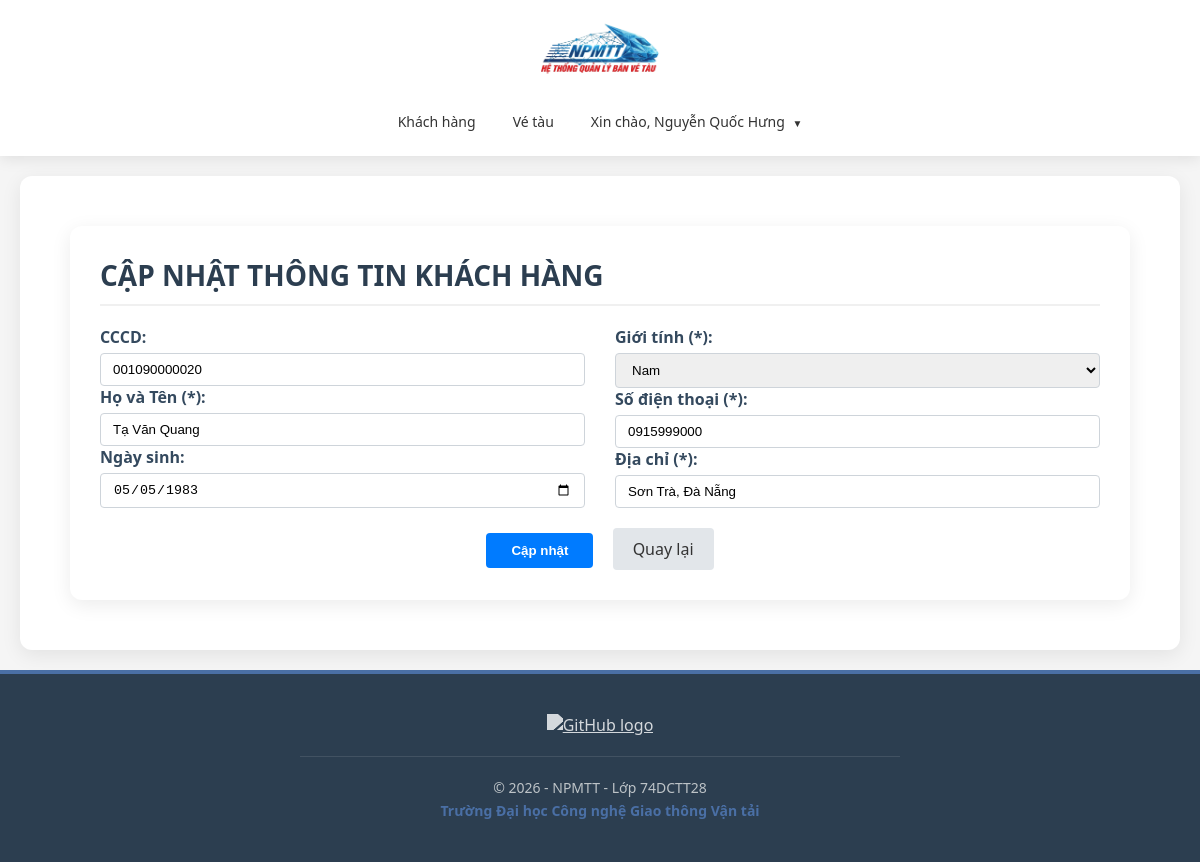
/modules/khach-hang/sua.php?id=20 (signed in), run on the app's committed database.
### tables this page shows
CREATE TABLE IF NOT EXISTS `khach_hang` (
  `id` int NOT NULL AUTO_INCREMENT,
  `cccd` varchar(20) DEFAULT NULL,
  `ho_ten` varchar(100) NOT NULL,
  `ngay_sinh` date DEFAULT (curdate()),
  `gioi_tinh` varchar(20) NOT NULL,
  `sdt` varchar(20) NOT NULL,
  `dia_chi` varchar(255) NOT NULL,
  PRIMARY KEY (`id`),
  UNIQUE KEY `sdt` (`sdt`),
  UNIQUE KEY `cccd` (`cccd`)
);

### modules/khach-hang/sua.php (the view, shortened to what this page needs)
<?php
require_once __DIR__ . '/../../bootstrap.php';
require_once __DIR__ . '/../../includes/header.php';
$conn = $db->getConnection();
$id = $cccd = $ho_ten = $ngay_sinh = $gioi_tinh = $sdt = $dia_chi = '';
if (isset($_GET['id'])) {
    $id = $_GET['id'];
    $sql_select = "SELECT * FROM khach_hang WHERE id = ?";
    $stmt = $conn->prepare($sql_select);
    $stmt->execute([$id]);
    $row = $stmt->fetch();
    if ($row) {
        $cccd = $row['cccd'];
        $ho_ten = $row['ho_ten'];
        $ngay_sinh = !empty($row['ngay_sinh']) ? date('Y-m-d', strtotime($row['ngay_sinh'])) : '';
        $gioi_tinh = $row['gioi_tinh'];
        $sdt = $row['sdt'];
        $dia_chi = $row['dia_chi'];
    } else {
        echo "<script>alert('Không tìm thấy khách hàng!'); window.location='index.php';</script>";
        exit;
    }
} else {
    echo "<script>alert('Không có ID khách hàng!'); window.location='index.php';</script>";
    exit;
}
?>
<div class="main-content">
    <h1>CẬP NHẬT THÔNG TIN KHÁCH HÀNG</h1>
    <form method="post" action="">
        <div class="row" style="display: flex; flex-wrap: wrap; margin-right: -15px; margin-left: -15px;">
            <div class="col-md-6" style="flex: 0 0 50%; max-width: 50%; padding-right: 15px; padding-left: 15px; box-sizing: border-box;">
                <div class="form-group mb-20">
                    <label style="font-weight: 600; color: #34495e; display: block; margin-bottom: 5px;">CCCD:</label>
                    <input type="text" name="cccd" value="<?php echo htmlspecialchars($cccd); ?>"
                        class="form-control" style="width: 100%; padding: 8px 12px; border: 1px solid #ced4da; border-radius: 4px;">
                </div>
                <div class="form-group mb-20">
                    <label style="font-weight: 600; color: #34495e; display: block; margin-bottom: 5px;">Họ và Tên (*):</label>
                    <input type="text" name="ho_ten" value="<?php echo htmlspecialchars($ho_ten); ?>" required
                        class="form-control" style="width: 100%; padding: 8px 12px; border: 1px solid #ced4da; border-radius: 4px;">
                </div>
                <div class="form-group mb-20">
                    <label style="font-weight: 600; color: #34495e; display: block; margin-bottom: 5px;">Ngày sinh:</label>
                    <input type="date" name="ngay_sinh" value="<?php echo htmlspecialchars($ngay_sinh); ?>"
                        class="form-control" style="width: 100%; padding: 8px 12px; border: 1px solid #ced4da; border-radius: 4px;">
                </div>
            </div>
            <div class="col-md-6" style="flex: 0 0 50%; max-width: 50%; padding-right: 15px; padding-left: 15px; box-sizing: border-box;">
                <div class="form-group mb-20">
                    <label style="font-weight: 600; color: #34495e; display: block; margin-bottom: 5px;">Giới tính (*):</label>
                    <select name="gioi_tinh" required class="form-control" style="width: 100%; padding: 8px 12px; border: 1px solid #ced4da; border-radius: 4px;">
                        <option value="Nam" <?php echo $gioi_tinh == 'Nam' ? 'selected' : ''; ?>>Nam</option>
                    </select>
                </div>
                <div class="form-group mb-20">
                    <label style="font-weight: 600; color: #34495e; display: block; margin-bottom: 5px;">Số điện thoại (*):</label>
                    <input type="text" name="sdt" value="<?php echo htmlspecialchars($sdt); ?>" required
                        class="form-control" style="width: 100%; padding: 8px 12px; border: 1px solid #ced4da; border-radius: 4px;">
                </div>
                <div class="form-group mb-20">
                    <label style="font-weight: 600; color: #34495e; display: block; margin-bottom: 5px;">Địa chỉ (*):</label>
                    <input type="text" name="dia_chi" value="<?php echo htmlspecialchars($dia_chi); ?>" required
                        class="form-control" style="width: 100%; padding: 8px 12px; border: 1px solid #ced4da; border-radius: 4px;">
                </div>
            </div>
        </div>
        <div style="text-align: center; margin-top: 20px;">
            <button type="submit" name="btnEdit" style="background: #007bff; color: white; padding: 10px 25px; border: none; border-radius: 4px; cursor: pointer; font-weight: 600;">
                <i class="bi bi-save"></i> Cập nhật
            </button>
            <a href="index.php" style="margin-left: 15px; color: #333; text-decoration: none; padding: 10px 20px; background: #e2e6ea; border-radius: 4px; display: inline-block;">
                <i class="bi bi-arrow-left"></i> Quay lại
            </a>
        </div>
    </form>
</div>
<?php
require_once '../../includes/footer.php';
?>

### assets/css/layout.css (style rules this page uses)
* { margin: 0; padding: 0; box-sizing: border-box; }
body { font-family: 'Segoe UI', Tahoma, Geneva, Verdana, sans-serif; background-color: #f5f5f5; min-height: 100vh; display: flex; flex-direction: column; }
.main-content { margin: 20px; padding: 30px; background-color: white; border-radius: 12px; box-shadow: 0 5px 20px rgba(0, 0, 0, 0.08); flex: 1; }
.main-content h1 { color: #2c3e50; font-size: 28px; margin-bottom: 20px; padding-bottom: 10px; border-bottom: 2px solid #f0f0f0; }

### data on the page
khach_hang: cccd "001090000020", ho_ten "Tạ Văn Quang", ngay_sinh "05/05/1983", gioi_tinh "Nam", sdt "0915999000", dia_chi "Sơn Trà, Đà Nẵng"

### other printed values
$_SESSION['user']['ho_ten'] "Nguyễn Quốc Hưng"
